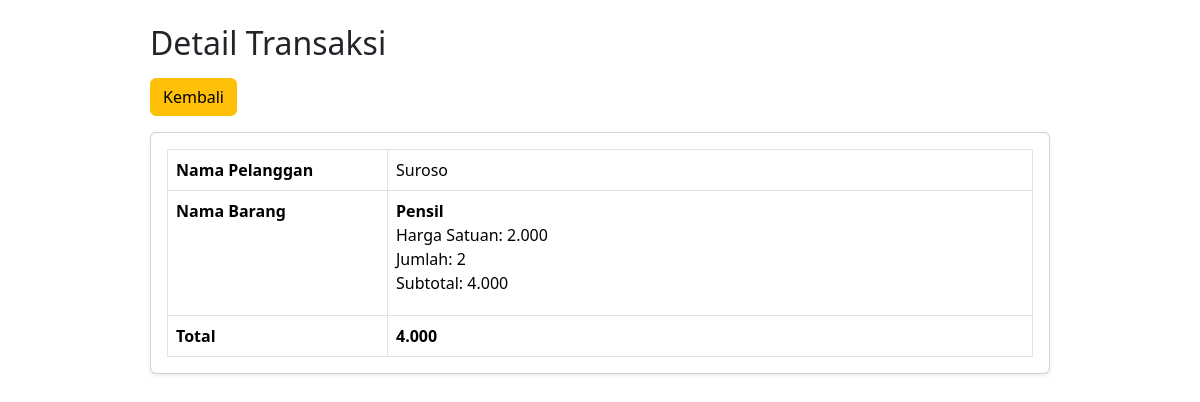
Page /mvc-toko1/index.php?action=detail_transaksi&id=1 (signed in) on the committed database.
### tables this page shows
CREATE TABLE `transaksi` (
  `id_transaksi` int(11) NOT NULL,
  `id_pelanggan` int(11) DEFAULT NULL,
  `kode_barang` int(11) DEFAULT NULL,
  `jumlah` int(11) NOT NULL,
  `total_harga` decimal(10,2) NOT NULL,
  `tanggal` timestamp NOT NULL DEFAULT current_timestamp()
);

CREATE TABLE `pelanggan` (
  `id_pelanggan` int(11) NOT NULL,
  `nama` varchar(100) NOT NULL,
  `alamat` varchar(255) NOT NULL
);

CREATE TABLE `barang` (
  `kode_barang` int(11) NOT NULL,
  `nama` varchar(100) NOT NULL,
  `harga` decimal(10,2) NOT NULL,
  `stok` int(11) NOT NULL
);

### mvc-toko1/app/Controllers/TransaksiController.php (called while the page is built, shortened)
<?php require_once 'app/models/Transaksi.php';
class TransaksiController
{
    public function detail()
    {
        require_once 'app/Models/Transaksi.php';
        $model = new Transaksi();
        $id = $_GET['id'];
        $data = $model->getById($id);
        require_once 'app/views/detail_transaksi.php';
    }
}

### mvc-toko1/config/database.php (called while the page is built, shortened)
<?php
class Database {
    private $host = "localhost";
    private $user = "root";
    private $password = "";
    private $dbname = "dbtoko";
    private $conn;
    private function connect() {
        $this->conn = new mysqli($this->host, $this->user, $this->password, $this->dbname);
    }
    public function getConnection() {
        return $this->conn;
    }
}
?>

### mvc-toko1/app/Models/Transaksi.php (called while the page is built, shortened)
<?php require_once 'config/database.php';
class Transaksi
{
    private $conn;
    public function __construct()
    {
        $database = new Database();
        $this->conn = $database->getConnection();
    }
    public function getById($id)
    {
        $query = "SELECT t.*,
                     b.nama AS nama_barang,
                     b.harga AS harga_barang,
                     p.nama
              FROM transaksi t
              JOIN barang b ON t.kode_barang = b.kode_barang
              JOIN pelanggan p ON t.id_pelanggan = p.id_pelanggan
              WHERE t.id_transaksi = '$id'";
        return $this->conn->query($query)->fetch_assoc();
    }
}

### mvc-toko1/app/Views/detail_transaksi.php (the view, shortened to what this page needs)
<!doctype html>
<html lang="en">
<head>
  <link href="https://cdn.jsdelivr.net/npm/bootstrap@5.3.3/dist/css/bootstrap.min.css" rel="stylesheet">
</head>
<body>
  <div class="container mt-4">
    <div class="detail-card">
      <h2 class="mb-3">Detail Transaksi</h2>
      <a href="index.php?action=transaksi" class="btn btn-warning mb-3">Kembali</a>
      <div class="card shadow-sm">
        <div class="card-body">
          <table class="table table-bordered mb-0">
            <tr>
              <th class="td-label">Nama Pelanggan</th>
              <td>
                <?= htmlentities($data['nama'] ?? $data['nama_pelanggan'] ?? '—'); ?>
              </td>
            </tr>
            <tr>
              <th class="td-label align-top">Nama Barang</th>
              <td>
                <?php
                if (!empty($data['nama_barang'])):
                ?>
                  <div class="item-block">
                    <strong><?= htmlentities($data['nama_barang']); ?></strong><br>
                    Harga Satuan: <?= number_format($data['harga_barang'] ?? $data['harga'] ?? 0, 0, ',', '.'); ?><br>
                    Jumlah: <?= (int)($data['jumlah'] ?? 0); ?><br>
                    Subtotal: <?= number_format($data['total_harga'] ?? 0, 0, ',', '.'); ?>
                  </div>
                <?php
                else:
                ?>
                  <span class="text-muted">Tidak ada detail barang.</span>
                <?php endif; ?>
              </td>
            </tr>
            <tr>
              <th class="td-label">Total</th>
              <td>
                <strong>
                  <?= number_format($data['total_harga'] ?? $data['total'] ?? 0, 0, ',', '.'); ?>
                </strong>
              </td>
            </tr>
          </table>
        </div>
      </div>
    </div>
  </div>
</body>
</html>

### mvc-toko1/app/Views/detail_transaksi.php (style rules this page uses)
.detail-card { max-width: 900px; margin: 0 auto; }
.item-block { margin-bottom: .75rem; }
.td-label { width: 220px; font-weight: 600; }

### rows in the picture
transaksi: id_pelanggan.nama "Suroso", kode_barang.nama "Pensil", kode_barang.harga "2.000", jumlah "2", total_harga "4.000"
